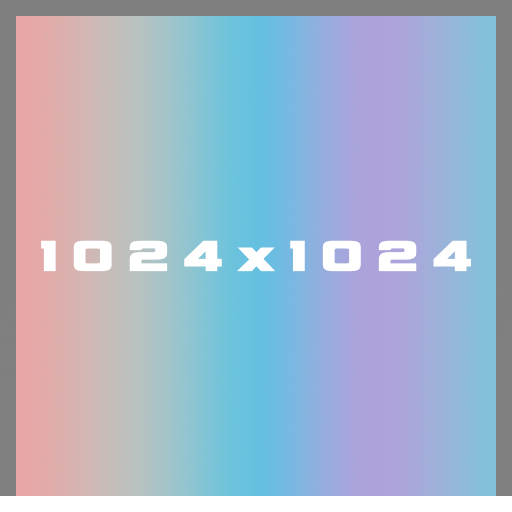
#> input picture backend/tests/test_images/1024x1024x4.png, 1024 x 1024 px (shown at 1/2 size); its folder holds only this picture in this run
$ python -i edge_detection.py   (imports and definitions only)
#> lines starting #> are read from the running program, lines starting #| are printed output that depends on the picture
#> further down, picture is the input picture: shape (1024, 1024, 3); mean B, G, R 202.2, 180.9, 163.8
from __future__ import annotations

from enum import Enum

import cv2
import numpy as np

from nodes.groups import if_enum_group
from nodes.impl.image_utils import fast_gaussian_blur
from nodes.properties.inputs import EnumInput, ImageInput, SliderInput
from nodes.properties.outputs import ImageOutput
from nodes.utils.utils import get_h_w_c

from .. import miscellaneous_group


class Algorithm(Enum):
    SOBEL = 1
    SCHARR = 2
    GRADIENT = 3
    DIFFERENTIAL = 4
    ROBERTS = 5
    PREWITT_COMPASS = 6
    LAPLACIAN = 7
    LAPLACIAN_DENOISE = 8
    DIFFERENCE_OF_GAUSSIAN = 9


class GradientComponent(Enum):
    MAGNITUDE = 1
    X = 2
    Y = 3


FILTER_X: dict[Algorithm, np.ndarray] = {
    Algorithm.SOBEL: (
        0.25
        * np.array(
            [
                [-1, 0, +1],
                [-2, 0, +2],
                [-1, 0, +1],
            ]
        ).astype(np.float32)
    ),
    Algorithm.SCHARR: (
        (1 / 256)
        * np.array(
            [
                [-47, 0, +47],
                [-162, 0, +162],
                [-47, 0, +47],
            ]
        ).astype(np.float32)
    ),
    Algorithm.GRADIENT: (
        np.array(
            [
                [0, 0, 0],
                [-1, 1, 0],
                [0, 0, 0],
            ]
        ).astype(np.float32)
    ),
    Algorithm.DIFFERENTIAL: (
        0.5
        * np.array(
            [
                [0, 0, 0],
                [0, -1, +1],
                [0, -1, +1],
            ]
        ).astype(np.float32)
    ),
    Algorithm.ROBERTS: (
        np.array(
            [
                [0, 0, 0],
                [0, +1, 0],
                [0, 0, -1],
            ]
        ).astype(np.float32)
    ),
}

FILTER_Y: dict[Algorithm, np.ndarray] = {
    Algorithm.DIFFERENTIAL: (
        0.5
        * np.array(
            [
                [0, 0, 0],
                [0, +1, +1],
                [0, -1, -1],
            ]
        ).astype(np.float32)
    ),
    Algorithm.ROBERTS: (
        np.array(
            [
                [0, 0, 0],
                [0, 0, +1],
                [0, -1, 0],
            ]
        ).astype(np.float32)
    ),
}

LAPLACE_KERNEL = 0.25 * np.array(
    [
        [1, 1, 1],
        [1, -8, 1],
        [1, 1, 1],
    ]
).astype(np.float32)


# [91 lines that did not run here, left out]


def prewitt_compass(img: np.ndarray) -> np.ndarray:
    filter_0 = 0.25 * np.array(
        [
            [-1, +1, +1],
            [-1, -2, +1],
            [-1, +1, +1],
        ]
    ).astype(np.float32)
    filter_45 = 0.25 * np.array(
        [
            [+1, +1, +1],
            [-1, -2, +1],
            [-1, -1, +1],
        ]
    ).astype(np.float32)

    g = np.abs(cv2.filter2D(img, -1, filter_0))
    for i in range(1, 4):
        g = np.maximum(g, np.abs(cv2.filter2D(img, -1, np.rot90(filter_0, i))))
#> this loop made 3 passes
#> pass 1, in prewitt_compass, `g = np.maximum(g, np.abs(cv2.filter2D(img, -1, np.rot90(filter_0, i))))`:
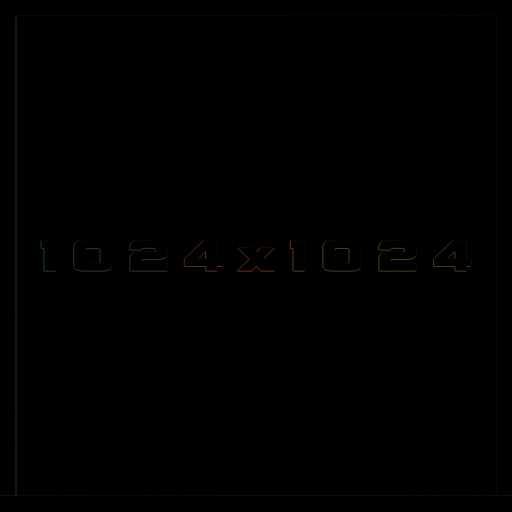
#> g: shape (1024, 1024, 3) (shown at 1/2 size); mean B, G, R 0.3, 0.4, 0.5
    for i in range(4):
        g = np.maximum(g, np.abs(cv2.filter2D(img, -1, np.rot90(filter_45, i))))

    return g


# [10 lines left out: function laplacian_denoise, not called in this run]

>>> import cv2
>>> picture = cv2.imread('../../../../../tests/test_images/1024x1024x4.png')
>>> result = prewitt_compass(picture)
